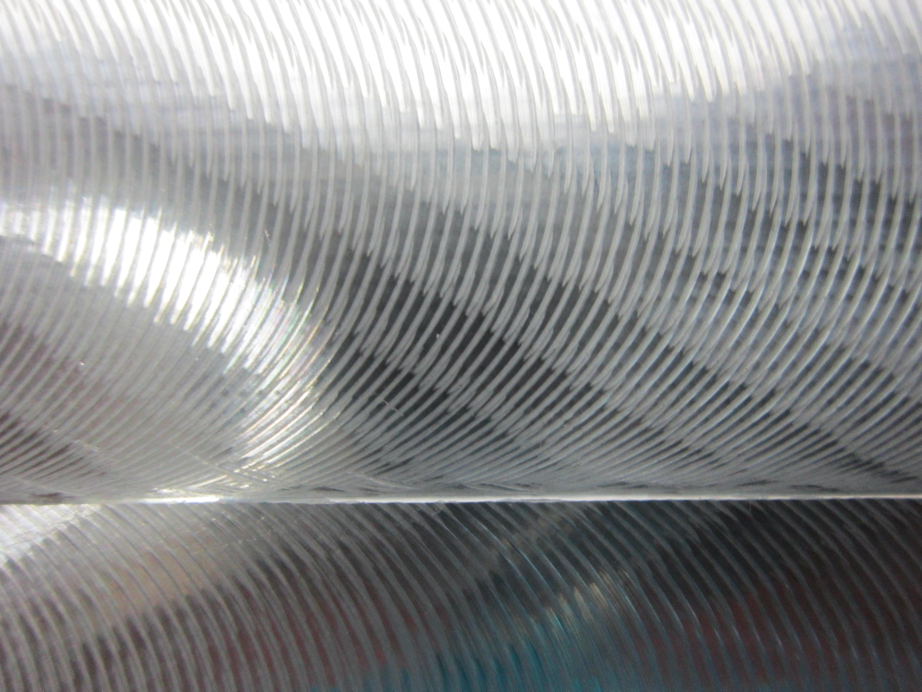
#> input picture Images/Evaluation Data/0300_2_0.8_5.76.JPG, 4608 x 3456 px (shown at 1/5 size); its folder holds 4 pictures in this run
$ python ReduceImageSize.py   (older library calls are emulated)
#> lines starting #> are read from the running program, lines starting #| are printed output that depends on the picture
from PIL import Image
import os

for filename in os.listdir('./'):
    if filename.endswith(".JPG"):
        image = Image.open(filename)
#> image is the input picture: PIL image 4608x3456 RGB; mean R, G, B 140.1, 141.3, 141.7
        foo = image.resize((int(100),int(100)),Image.ANTIALIAS)
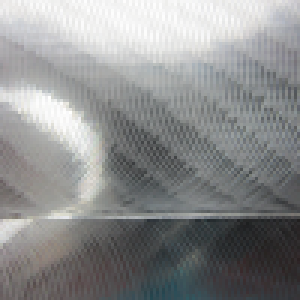
#> foo: PIL image 100x100 RGB (shown 3 times larger); mean R, G, B 140.2, 141.3, 141.7
        foo.save('./SmallerImages/' + filename,quality=100,optimize=True)
#> pass 2 of the loop `for filename in os.listdir('./'):`:
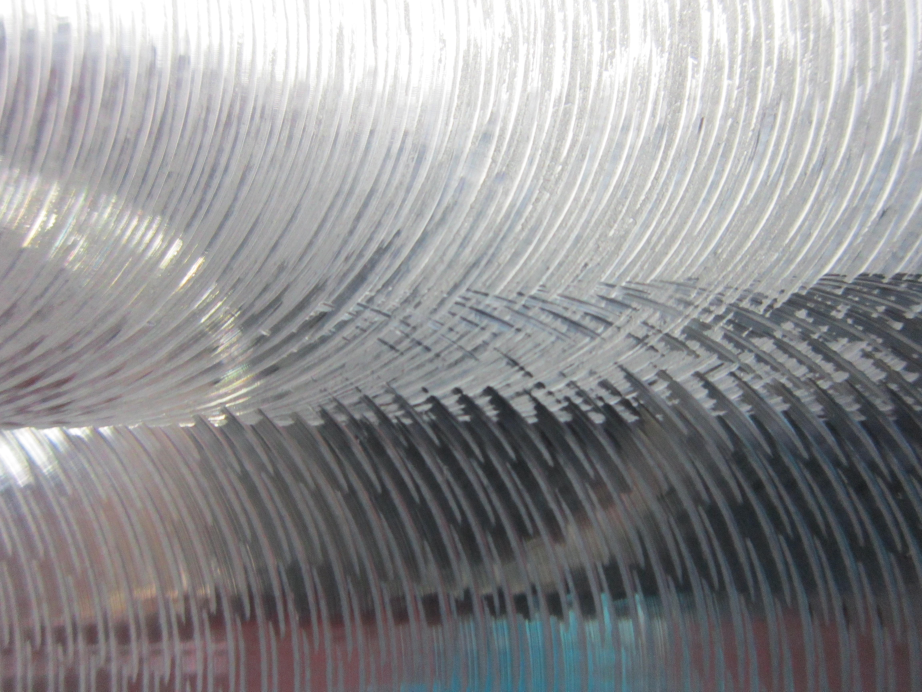
#> input picture Images/Evaluation Data/0400_3_0.8_7.29.JPG, 4608 x 3456 px (shown at 1/5 size)
#> image is the input picture: PIL image 4608x3456 RGB; mean R, G, B 144.6, 144.6, 146.5
#> `foo = image.resize((int(100),int(100)),Image.ANTIALIAS)`:
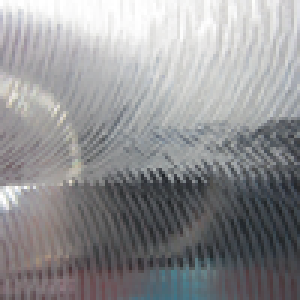
#> foo: PIL image 100x100 RGB (shown 3 times larger); mean R, G, B 144.6, 144.6, 146.5
#> pass 3 of the loop `for filename in os.listdir('./'):`:
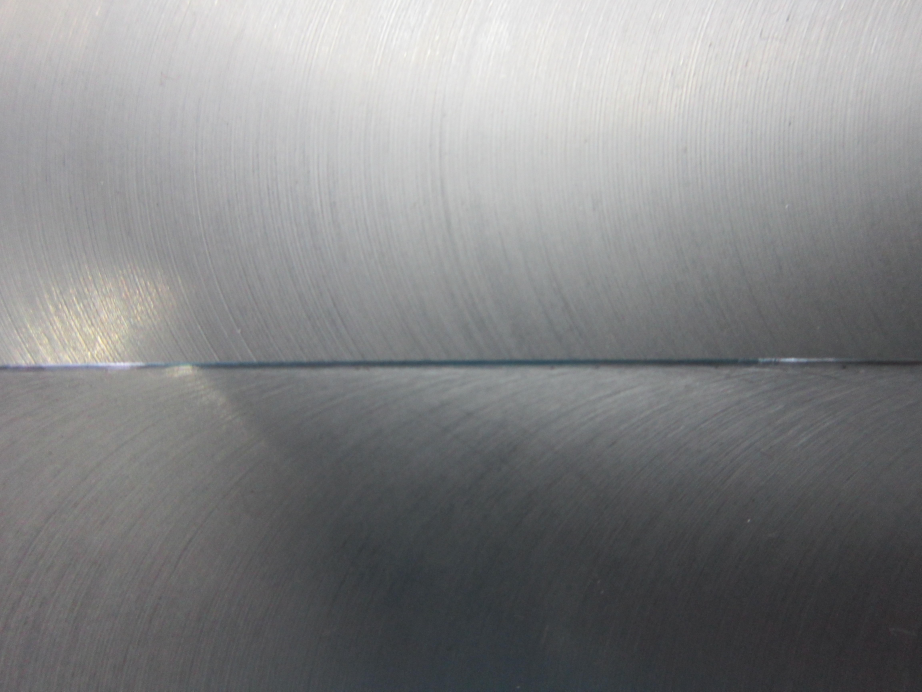
#> input picture Images/Evaluation Data/0600_4_0.8_2.20.JPG, 4608 x 3456 px (shown at 1/5 size)
#> image is the input picture: PIL image 4608x3456 RGB; mean R, G, B 132.1, 132.7, 133.7
#> `foo = image.resize((int(100),int(100)),Image.ANTIALIAS)`:
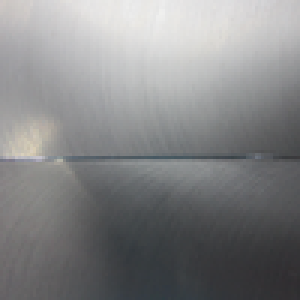
#> foo: PIL image 100x100 RGB (shown 3 times larger); mean R, G, B 132.1, 132.7, 133.7
#> the loop made 5 passes; the first 3 are shown
